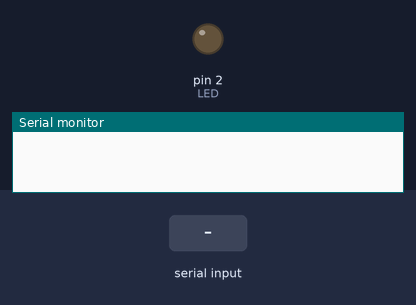
Simulated run of this sketch. Board: Arduino Uno, built with avr-gcc and run on an emulated ATmega328P. Parts: output pins drawn as LEDs (lit = HIGH), the last lines printed to the serial monitor. The inputs (shaded band) are chosen by the test bench.

Above: at 1.2 s.
1.3 s: "o" received over Serial
At 2.5 s:
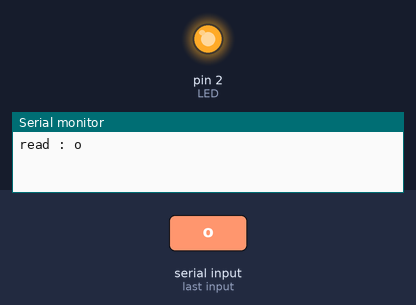
2.8 s: "f" received over Serial
At 3.8 s:
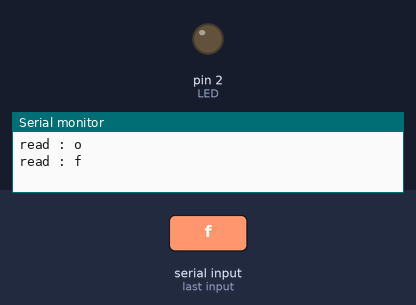
Timing chart, 0 to 5.8 s (numbered marks = the images above; inputs shaded):
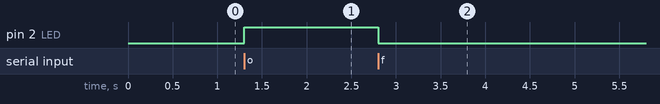

Measured:
- after the input at 1.3 s, pin 2 (LED): LOW → HIGH at once
- after the input at 2.8 s, pin 2 (LED): HIGH → LOW at once

The sketch:

test_serial_led.ino
```cpp
const int LED = 2;

void setup() {
  // put your setup code here, to run once:
  Serial.begin(115200);
  pinMode(LED, OUTPUT);

}

void loop() {
  // put your main code here, to run repeatedly:
  if(Serial.available() > 0) {
    char readData = Serial.read();

    Serial.print("read : ");
    Serial.println(readData);

    if (readData == 'o') {
      digitalWrite(LED,HIGH);
    }
    else if (readData == 'f') {
      digitalWrite(LED,LOW);
    }

  }

}
```
